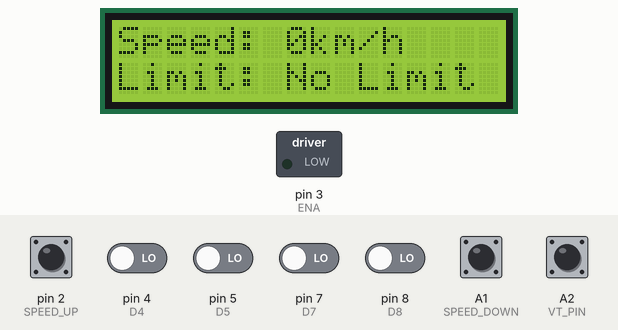
Recording of a sketch running on a simulated Arduino Uno, built with avr-gcc and run on an emulated ATmega328P. On the bench: 16×2 character LCD, switched loads named in the sketch (green lamp = pin HIGH). The test bench sets the inputs (shaded band); at power-on: A1 (SPEED_DOWN), A2 (VT_PIN), pin 2 (SPEED_UP) HIGH, pin 4 (D4), pin 5 (D5), pin 7 (D7), pin 8 (D8) LOW. Storage starts empty; what the sketch prints to the serial monitor is not drawn.

Above: at 2.8 s.
2.9 s: pin 2 (SPEED_UP) pulled LOW for 0.25 s
At 4.5 s:
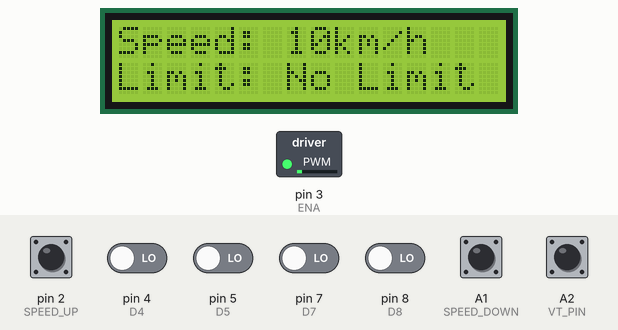
4.8 s: pin 2 (SPEED_UP) pulled LOW for 1 s
At 6.5 s:
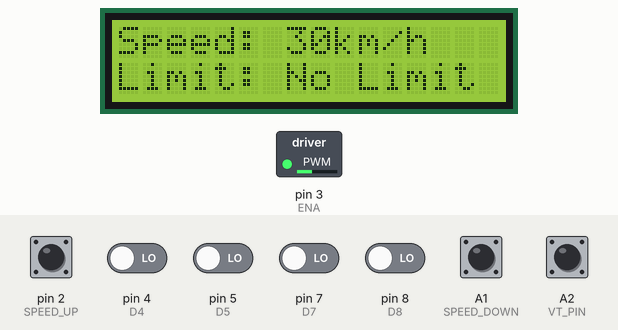
7.3 s: pin 2 (SPEED_UP) pulled LOW for 1 s
At 8.7 s:
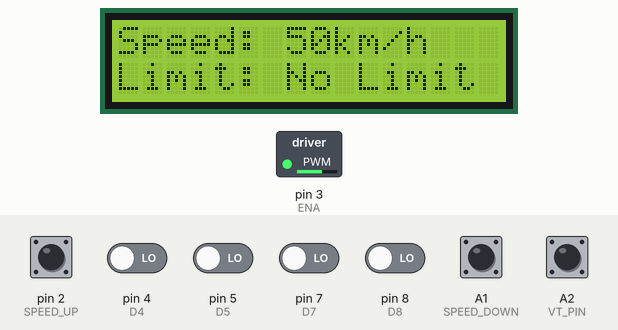
9.8 s: pin 2 (SPEED_UP) pulled LOW for 1 s
At 11.9 s:
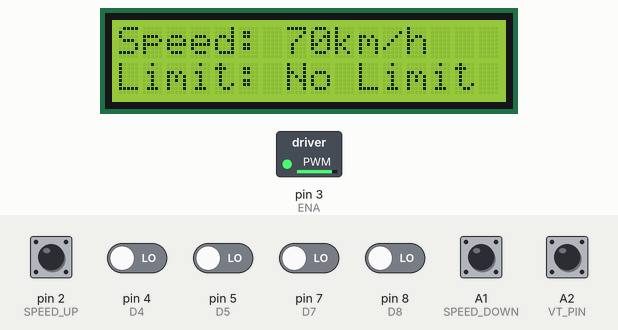
12.3 s: A1 (SPEED_DOWN) pulled LOW for 0.25 s
At 13.5 s:
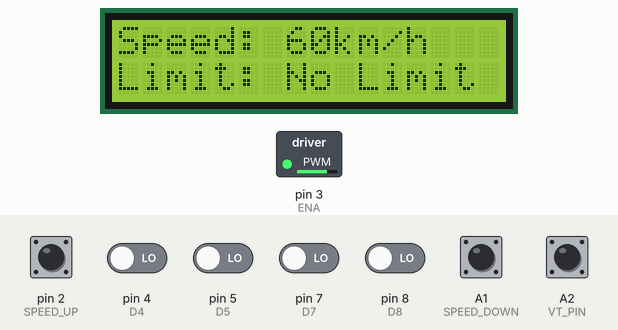
Timing chart, 0 to 15.3 s (numbered marks = the images above; inputs shaded):
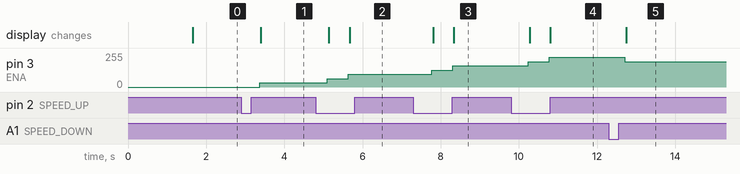

The sketch:

AdaptiveVehicleSpeedControl.ino
```cpp
#include <Wire.h>
#include <hd44780.h>
#include <hd44780ioClass/hd44780_I2Clcd.h>
#include <SPI.h>
#include <SD.h>
#include <TMRpcm.h>

#define D4 4  // HT12D Data pins
#define D5 5
#define D7 7
#define D8 8

#define ENA 3  // Motor PWM control
#define SPEED_UP 2  // Button to increase speed
#define SPEED_DOWN A1  // Button to decrease speed
#define VT_PIN A2  // Valid Transmission Pin

#define SD_CS 6  // SD Card Chip Select
#define AUDIO_PIN 10  // Speaker output pin

#define ENTER_AUDIO "voice2.wav"
#define EXIT_AUDIO "voice3.wav"

int currentSpeed = 0;  // Default motor speed (0 km/hr)
int limitSpeed = 0;  // Speed limit from RF module
bool speedChanged = true;
bool inZone = false;

hd44780_I2Clcd lcd;
TMRpcm audio;

void setup() {
    pinMode(D4, INPUT);
    pinMode(D5, INPUT);
    pinMode(D7, INPUT);
    pinMode(D8, INPUT);
    pinMode(VT_PIN, INPUT);
    pinMode(ENA, OUTPUT);
    pinMode(SPEED_UP, INPUT_PULLUP);
    pinMode(SPEED_DOWN, INPUT_PULLUP);

    Serial.begin(9600);
    lcd.begin(16, 2);
    lcd.print(F("System Init..."));
    delay(1500);
    lcd.clear();

    Serial.println(F("Initializing SD Card..."));
    if (!SD.begin(SD_CS)) {
        Serial.println(F("SD Card Initialization Failed!"));
    } else {
        Serial.println(F("SD Card Ready!"));
    }

    audio.speakerPin = AUDIO_PIN;
    audio.setVolume(5);  // Set default volume

    updateMotor();
    updateLCD();
}

void loop() {
    handleButtonPress();
    bool isVT_High = digitalRead(VT_PIN) == HIGH;
    int newLimitSpeed = isVT_High ? receiveSpeedLimit() : 0;

    if (newLimitSpeed != limitSpeed) {
        limitSpeed = newLimitSpeed;
        updateLCD();

        if (limitSpeed > 0 && !inZone) {
            Serial.println(F("Entering Restricted Zone..."));
            playAudio(ENTER_AUDIO);
            inZone = true;
        }
        else if (limitSpeed == 0 && inZone) {
            Serial.println(F("Exiting Restricted Zone..."));
            playAudio(EXIT_AUDIO);
            inZone = false;
        }
    }

    Serial.print(F("VT: ")); Serial.print(isVT_High);
    Serial.print(F(" | Speed Limit: ")); Serial.println(limitSpeed);

    if (limitSpeed > 0 && currentSpeed > limitSpeed) {
        adjustSpeed(limitSpeed);
    }

    if (speedChanged) {
        updateMotor();
        updateLCD();
        speedChanged = false;
    }

    delay(200);
}

void playAudio(const char *fileName) {
    Serial.print(F("Checking file: ")); Serial.println(fileName);

    if (SD.exists(fileName)) {
        Serial.println(F("File Found! Trying to play..."));
        audio.play(fileName);
    } else {
        Serial.println(F("Error: File not found on SD card!"));
    }
}

int receiveSpeedLimit() {
    int receivedValue = (digitalRead(D8) << 3) | (digitalRead(D7) << 2) | (digitalRead(D5) << 1) | digitalRead(D4);
    Serial.print(F("Received Data: ")); Serial.println(receivedValue, BIN);

    switch (receivedValue) {
        case 0b0111: return 20;
        case 0b1011: return 40;
        case 0b1101: return 50;
        case 0b1110: return 60;
        default: return 0;
    }
}

void handleButtonPress() {
    if (digitalRead(SPEED_UP) == LOW) {
        increaseSpeed();
        delay(300);
    }
    if (digitalRead(SPEED_DOWN) == LOW) {
        decreaseSpeed();
        delay(300);
    }
}

void increaseSpeed() {
    if (currentSpeed < 80) {
        currentSpeed += 10;
        speedChanged = true;
        Serial.print(F("Speed Increased: ")); Serial.println(currentSpeed);

        if (digitalRead(VT_PIN) == LOW) {
            audio.stopPlayback();
        }
    }
}

void decreaseSpeed() {
    if (currentSpeed > 0) {
        currentSpeed -= 10;
        speedChanged = true;
        Serial.print(F("Speed Decreased: ")); Serial.println(currentSpeed);

        if (digitalRead(VT_PIN) == LOW) {
            audio.stopPlayback();
        }
    }
}

void adjustSpeed(int newSpeed) {
    Serial.print(F("Adjusting Speed to ")); Serial.println(newSpeed);

    while (currentSpeed > newSpeed) {
        currentSpeed = max(currentSpeed - 5, newSpeed);
        updateMotor();
        updateLCD();
        Serial.print(F("Current Speed: ")); Serial.println(currentSpeed);
        delay(300);
    }
}

void updateMotor() {
    int motorPWM = map(currentSpeed, 0, 80, 0, 255);
    Serial.print(F("Motor PWM: ")); Serial.println(motorPWM);
    analogWrite(ENA, motorPWM);
}

void updateLCD() {
    lcd.setCursor(0, 0);
    lcd.print(F("Speed: "));
    lcd.print(currentSpeed);
    lcd.print(F("km/h    "));

    lcd.setCursor(0, 1);
    lcd.print(F("Limit: "));
    if (limitSpeed > 0) {
        lcd.print(limitSpeed);
        lcd.print(F("km/h    "));
    } else {
        lcd.print(F("No Limit "));
    }
}
```

Measured:
- after the input at 2.9 s, pin 3 (ENA): 0/255 → 31/255 after 0.47 s; the display: changes after 0.50 s (image 1)
- after the input at 4.8 s, pin 3 (ENA): 31/255 → 63/255 after 0.30 s, → 95/255 0.53 s later; the display: first changes after 0.33 s (image 2 shows a later state)
- after the input at 7.3 s, pin 3 (ENA): 95/255 → 127/255 after 0.47 s, → 159/255 0.53 s later; the display: first changes after 0.51 s (image 3 shows a later state)
- after the input at 9.8 s, pin 3 (ENA): 159/255 → 191/255 after 0.44 s, → 223/255 0.53 s later; the display: first changes after 0.48 s (image 4 shows a later state)
- after the input at 12.3 s, pin 3 (ENA): 223/255 → 191/255 after 0.41 s; the display: changes after 0.44 s (image 5)
